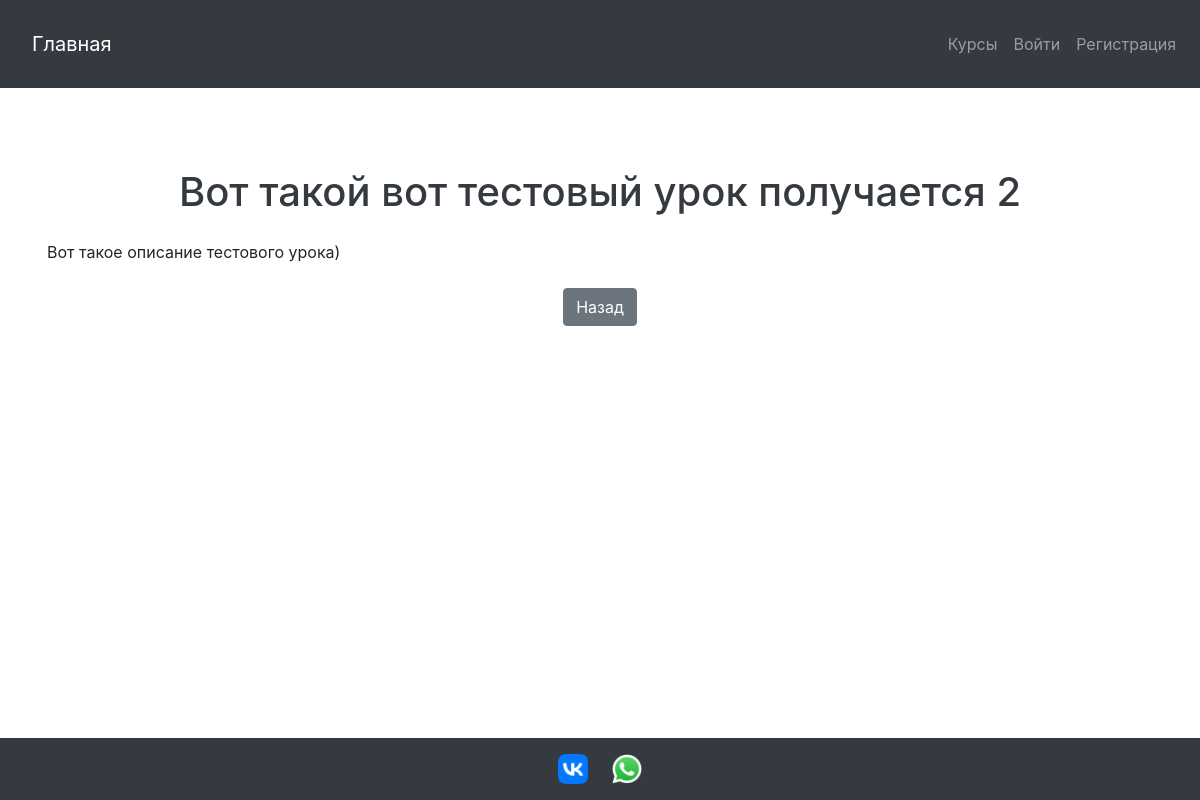
Screenshot of /courses/1/lessons/2/ with the database file from the repository.
### app_itschool12_diplom/models.py (models this page shows, shortened)
class Lesson(models.Model):
    course = models.ForeignKey(Course, on_delete=models.CASCADE, related_name='lessons', verbose_name="Курс")
    title = models.CharField("Название", max_length=255)
    content = models.TextField("Содержание")
    order = models.PositiveIntegerField("Порядок", default=0)
    materials = models.FileField("Материалы", upload_to='lesson_materials/', null=True, blank=True)
    class Meta:
        verbose_name = "Урок"
        verbose_name_plural = "Уроки"
        ordering = ['order']

### app_itschool12_diplom/views.py (the view)
# urls.py: path('courses/<int:course_pk>/lessons/<int:lesson_pk>/', views.lesson_detail, name='lesson_detail'),
def lesson_detail(request, course_pk, lesson_pk):
    lesson = get_object_or_404(Lesson, pk=lesson_pk, course__pk=course_pk)
    return render(request, 'app_itschool12_diplom/lesson_detail.html', {'lesson': lesson})

### app_itschool12_diplom/templates/app_itschool12_diplom/lesson_detail.html (shortened to what this page needs)
{% extends 'app_itschool12_diplom/base.html' %}
{% block content %}
    <div class="container mt-5">
        <h1 class="text-center">{{ lesson.title }}</h1>
        <div class="lesson-content mt-4">
            {{ lesson.content | safe }}
        </div>
        <div class="text-center mt-4">
            <a href="javascript:history.back()" class="btn btn-secondary">Назад</a>
        </div>
    </div>
{% endblock %}

### app_itschool12_diplom/static/app_itschool12_diplom/css/style.css (style rules this page uses)
body { font-family: Arial, sans-serif; margin: 0; padding: 0; line-height: 1.6; background-color: #f8f9fa; color: #343a40; }
h1, h2, h3, h4, h5, h6 { margin: 1rem 0; color: #343a40; }

### app_itschool12_diplom/templates/app_itschool12_diplom/base.html (style rules this page uses)
body { display: flex; flex-direction: column; min-height: 100vh; margin: 0; }

### rows the page displays
Lesson: title "Вот такой вот тестовый урок получается 2", content "Вот такое описание тестового урока)"
